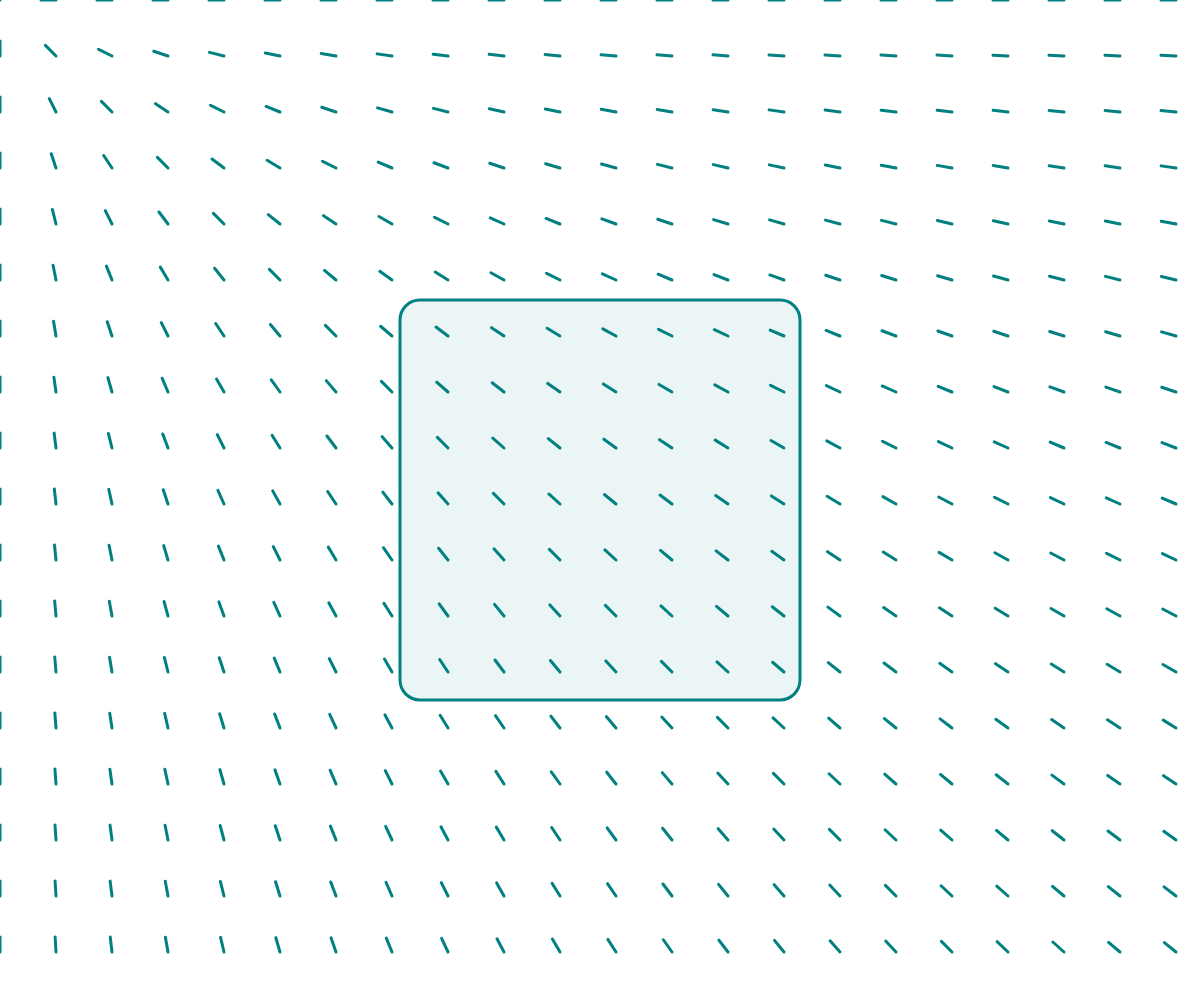
Frame 1 (no input)
Frame 60 (no input): identical to frame 1, image omitted
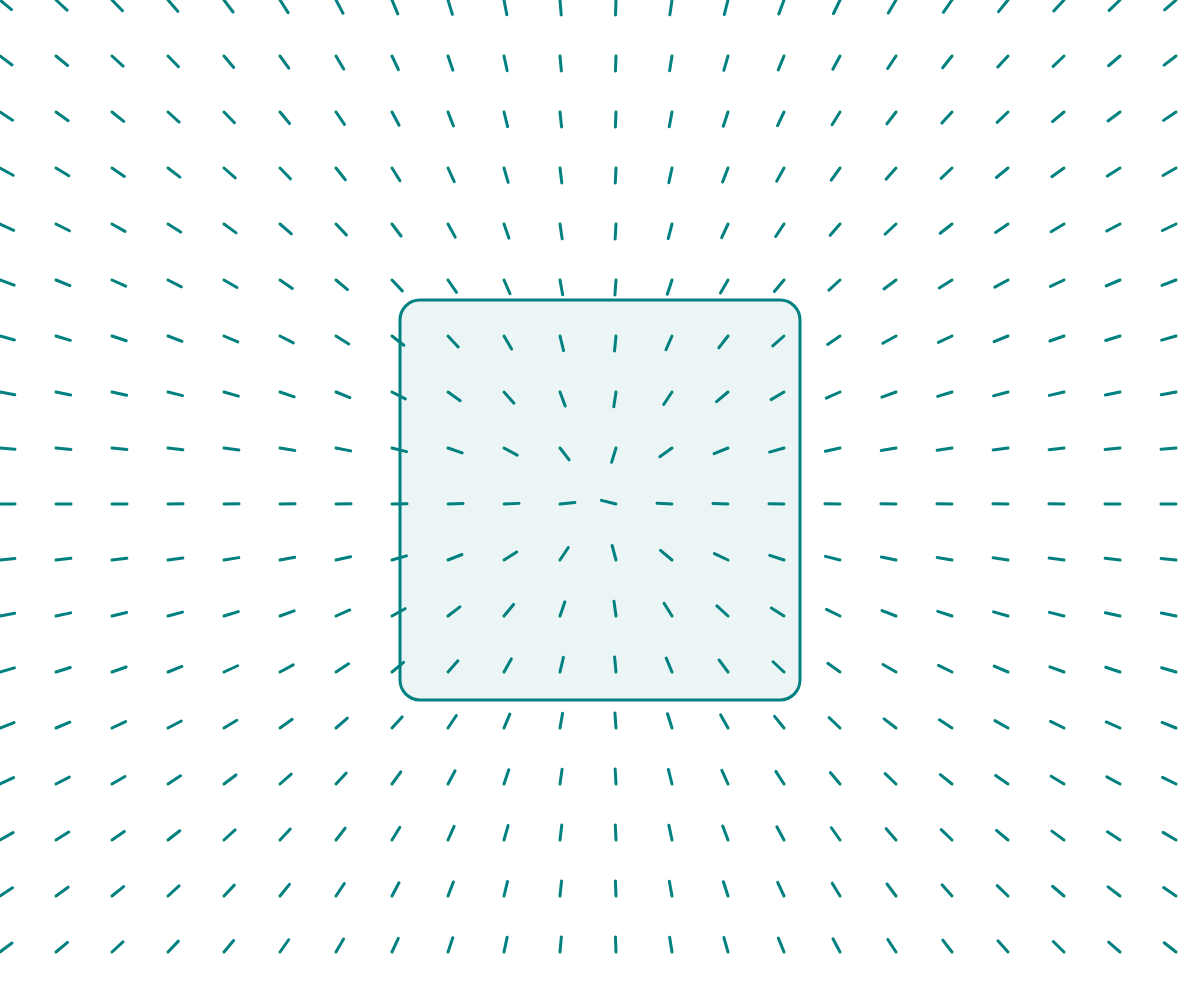
Frame 120 (the mouse pressed at the canvas centre since frame 60)

The p5.js sketch that drew these frames (run headless with seeded random() and noise() and a simulated clock; from frame 60 on, the mouse is pressed at the canvas centre):

// p5.js sketch
// ── sketch.js
var cardSize = 400;

var points = [],
    x, j,
    lines_length = 15,
    x_spacing = y_spacing = lines_length * 4 - 4;


function setup() {
  createCanvas(windowWidth, windowHeight);

  for (x = 0; x < width / x_spacing ; x++){
      for (y = 0; y < height / y_spacing ; y++){
        points.push(createVector(x * x_spacing, y * y_spacing));

      }
  }

}

function draw() {
    background(255);
    points.forEach(function(point){
        drawVectorFromPoint(point);
    })
    fill(0,128,128, 20);
    rect(width / 2 - cardSize / 2, height / 2 - cardSize / 2, cardSize, cardSize, 20);
}

function drawVectorFromPoint(anchorLocation){
    var mouse = createVector(mouseX, mouseY);
    var lineVector = p5.Vector.sub(mouse, anchorLocation);
    lineVector.setMag(lines_length);
    strokeWeight(3);
    stroke(0, 128, 128);
    line(anchorLocation.x,
        anchorLocation.y,
        anchorLocation.x + lineVector.x,
        anchorLocation.y + lineVector.y);
}
